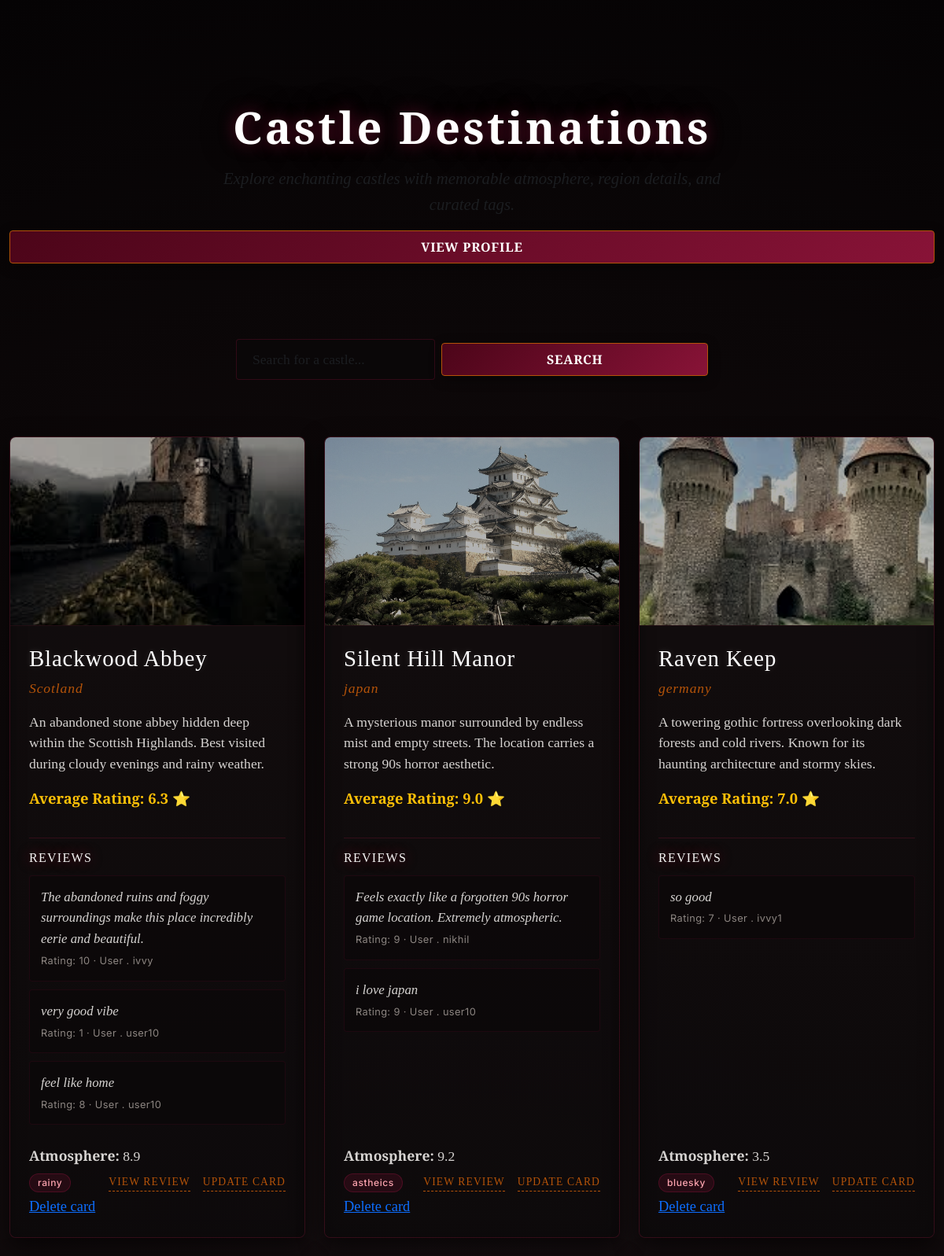
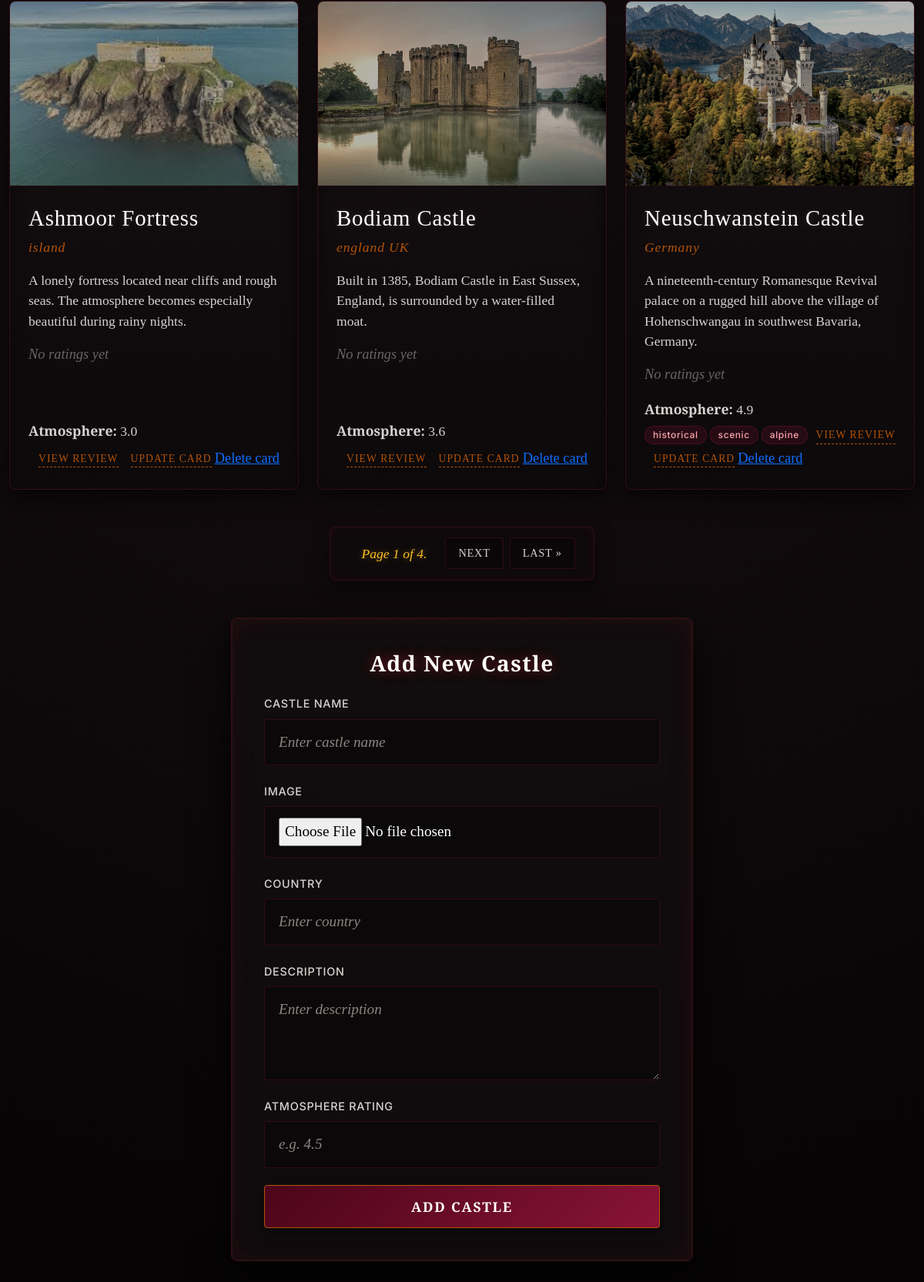
Page /home/ (signed in) on the committed database (2 pictures, top to bottom).
### core/models.py (models this page shows, shortened)
class Destination(models.Model):
    posted_by = models.ForeignKey(User, on_delete=models.SET_NULL, null=True, blank=True, related_name='destinations' )
    castle = models.CharField(max_length=100, unique=True)
    country = models.CharField(max_length=100)
    description = models.TextField()
    image = models.ImageField(upload_to="images/", blank=True, null=True)
    atmosphere = models.FloatField()
    tags = models.ManyToManyField('Tag',related_name="destinations", blank=True)

class Review(models.Model):
    comment = models.TextField()
    rating = models.IntegerField()
    user = models.ForeignKey(User, on_delete=models.CASCADE)
    destination = models.ForeignKey(Destination, on_delete=models.CASCADE)

class Tag(models.Model):
    name = models.CharField(max_length=50)

### core/views.py (the view, shortened to what this page needs)
# urls.py: 2. Add a URL to urlpatterns:  path('', views.home, name='home')
@login_required
def home(request):
    search = request.GET.get("castle")
    if search:
        dest = Destination.objects.filter(castle__icontains=search)
    else:
        dest = Destination.objects.annotate(Avg_rate=Avg('review__rating'))
    paginator = Paginator(dest,6)
    page_number = request.GET.get("page")
    page_obj = paginator.get_page(page_number)
    return render(request, "core/home.html",{"page_obj" : page_obj, "search":search})

### templates/core/home.html (shortened to what this page needs)
<!DOCTYPE html>
<html lang="en">
<head>
    {% load static %}
    <link rel="stylesheet" href="https://cdn.jsdelivr.net/npm/bootstrap@5.3.8/dist/css/bootstrap.min.css">
    <link rel="stylesheet" href="{% static 'core/styles.css' %}">
</head>
<body>
    <div class="container py-5">
        <div class="text-center mb-5 home-hero">
            <h1 class="hero-title display-5 fw-bold">Castle Destinations</h1>
            <p class="text-muted">Explore enchanting castles with memorable atmosphere, region details, and curated tags.</p>
            <div class="profile-actions mt-3">
                <a href="{% url 'profile' %}" class="btn btn-primary px-4 py-2">View Profile</a>
            </div>
        </div>
        <div class="search-container mb-5">
            <form method="get" class="d-flex gap-2 justify-content-center align-items-center">
                <input type="search" name="castle" class="form-control form-control-lg w-75" placeholder="Search for a castle...">
                <button type="submit" class="btn btn-primary px-4 py-2">Search</button>
            </form>
        </div>
        <div class="row row-cols-1 row-cols-md-2 row-cols-lg-3 g-4 destination-list">
            {% for d in page_obj %}
            <div class="col">
                <article class="destination-card card h-100">
                    {% if d.image %}
                    <img src="{{ d.image.url }}" alt="{{ d.castle }}" class="card-img-top">
                    {% endif %}
                    <div class="card-body destination-card-body d-flex flex-column">
                        <div>
                            <h2 class="destination-card-title h4">{{ d.castle }}</h2>
                            <p class="destination-card-subtitle mb-3">{{ d.country }}</p>
                            <p class="destination-card-text mb-3">{{ d.description }}</p>
{% if d.Avg_rate %}
    <p style="color: #ffc107; font-weight: bold;">Average Rating: {{ d.Avg_rate|floatformat:1 }} ⭐</p>
{% else %}
    <p style="color: #666; font-style: italic;">No ratings yet</p>
{% endif %}
                        </div>
                        {% if d.review_set.all %}
                        <div class="review-section mb-3">
                            <h6 class="review-title">Reviews</h6>
                            {% for review in d.review_set.all %}
                            <div class="review-card mb-2 p-3 rounded-3">
                                <p class="review-text mb-1">{{ review.comment }}</p>
                                <p class="review-meta mb-0">Rating: {{ review.rating }} · User .  {{ review.user }}</p>
                            </div>
                            {% endfor %}
                        </div>
                        {% endif %}
                        <div class="mt-auto">
                            <p class="destination-card-text mb-2"><strong>Atmosphere:</strong> {{ d.atmosphere }}</p>
                            <div class="destination-card-meta d-flex flex-wrap align-items-center gap-1">
                                {% for tag in d.tags.all %}
                                    <span class="badge rounded-pill bg-secondary">{{ tag.name }}</span>
                                {% endfor %}
                                <a href="{% url 'review_view' d.id %}" class="view-review-link">View Review</a>
                                <a href="{% url 'update_card' d.id %}"class="update-card-link">Update Card</a>
                                <a href="{% url 'delete_castle' d.id %}">Delete card</a>
                            </div>
                        </div>
                    </div>
                </article>
            </div>
            {% endfor %}
        </div>
        <div class="pagination">
    <span class="step-links">
        <span class="current">
            Page {{ page_obj.number }} of {{ page_obj.paginator.num_pages }}.
        </span>
        {% if page_obj.has_next %}
            <a href="?page={{ page_obj.next_page_number }}">next</a>
            <a href="?page={{ page_obj.paginator.num_pages }}">last &raquo;</a>
        {% endif %}
    </span>
</div>
        <div class="auth-card mt-5" style="max-width: 600px; margin: 0 auto;">
            <h3 class="mb-4">Add New Castle</h3>
            <form method="POST" enctype="multipart/form-data" class="auth-form">
                <label>
                    Castle Name
                    <input type="text" name="castle" placeholder="Enter castle name" required>
                </label>
                <label>
                    Image
                    <input type="file" name="image">
                </label>
                <label>
                    Country
                    <input type="text" name="country" placeholder="Enter country" required>
                </label>
                <label>
                    Description
                    <textarea name="description" placeholder="Enter description" rows="3" required></textarea>
                </label>
                <label>
                    Atmosphere Rating
                    <input type="number" step="0.1" name="atmosphere" placeholder="e.g. 4.5" required>
                </label>
                <button type="submit" class="btn">Add Castle</button>
            </form>
        </div>
    </div>
</body>
</html>

### rows in the picture
Destination: image (picture), castle "Blackwood Abbey", country "Scotland", description "An abandoned stone abbey hidden deep within the Scottish Highlands. Best visited during cloudy evenings and rainy weather.", Avg_rate "6.3", atmosphere "8.9"
Review: comment "The abandoned ruins and foggy surroundings make this place incredibly eerie and beautiful.", rating "10", user "ivvy"
Review: comment "very good vibe", rating "1", user "user10"
Review: comment "feel like home", rating "8", user "user10"
Tag: name "rainy"
Destination: image (picture), castle "Silent Hill Manor", country "japan", description "A mysterious manor surrounded by endless mist and empty streets. The location carries a strong 90s horror aesthetic.", Avg_rate "9.0", atmosphere "9.2"
Review: comment "Feels exactly like a forgotten 90s horror game location. Extremely atmospheric.", rating "9", user "nikhil"
Review: comment "i love japan", rating "9", user "user10"
Tag: name "astheics"
Destination: image (picture), castle "Raven Keep", country "germany", description "A towering gothic fortress overlooking dark forests and cold rivers. Known for its haunting architecture and stormy skies.", Avg_rate "7.0", atmosphere "3.5"
Review: comment "so good", rating "7", user "ivvy1"
Tag: name "bluesky"
Destination: image (picture), castle "Ashmoor Fortress", country "island", description "A lonely fortress located near cliffs and rough seas. The atmosphere becomes especially beautiful during rainy nights.", shows "No ratings yet", atmosphere "3.0"
Destination: image (picture), castle "Bodiam Castle", country "england UK", description "Built in 1385, Bodiam Castle in East Sussex, England, is surrounded by a water-filled moat.", shows "No ratings yet", atmosphere "3.6"
Destination: image (picture), castle "Neuschwanstein Castle", country "Germany", description "A nineteenth-century Romanesque Revival palace on a rugged hill above the village of Hohenschwangau in southwest Bavaria, Germany.", shows "No ratings yet", atmosphere "4.9"
Tag: name "historical"
Tag: name "scenic"
Tag: name "alpine"

### other values in the picture
{{ page_obj.number }} "1"
{{ page_obj.paginator.num_pages }} "4"
